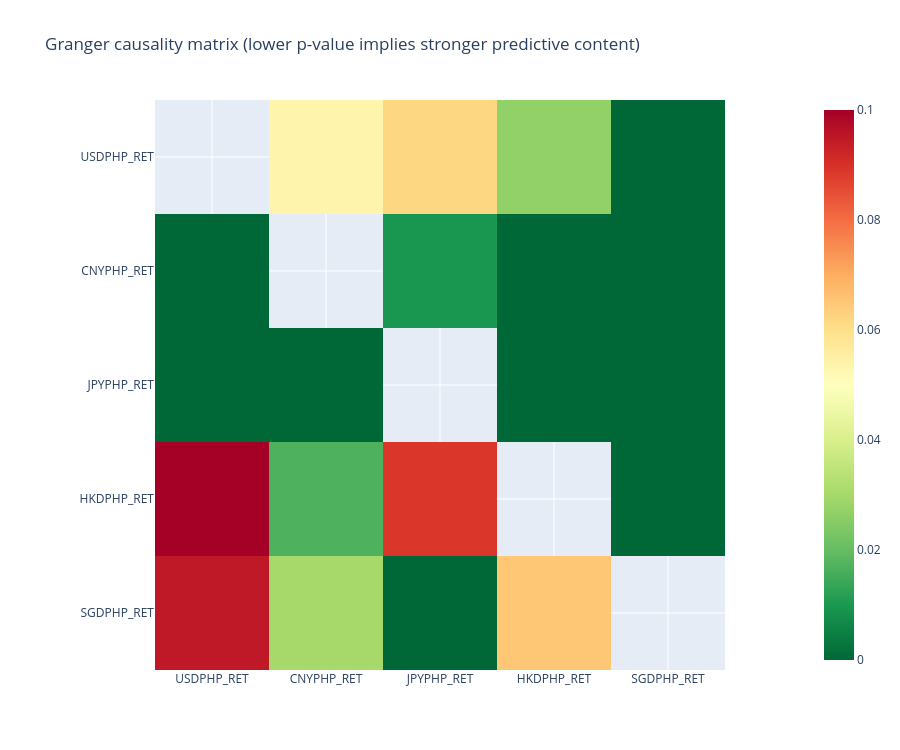

Write notebook code for a chart like this one.
### Markdown cell above
## 4) Granger Causality Network (minimum p-value over lags)

### Code cell
granger_mat = granger_causality_matrix(config, split='train', maxlag=min(5, config.get('var', {}).get('max_lags', 10)))
display(granger_mat)

save_table(granger_mat.reset_index().rename(columns={'index': 'Caused'}), diagnostics_dir / 'granger_min_pvalue_matrix.csv')

fig_granger = px.imshow(
    granger_mat,
    color_continuous_scale='RdYlGn_r',
    zmin=0,
    zmax=0.1,
    title='Granger causality matrix (lower p-value implies stronger predictive content)'
)
fig_granger.update_layout(width=900, height=750)
fig_granger.show()
fig_granger.write_html(str(diagnostics_dir / 'granger_heatmap.html'))

### Figure 1 — Plotly figure (JSON) as saved in the notebook; plotly's stock layout.template omitted (floating-point values rounded to 4 significant figures)
{"data": [{"coloraxis": "coloraxis", "hovertemplate": "x: %{x}<br>y: %{y}<br>color: %{z}<extra></extra>", "name": "0", "type": "heatmap", "x": ["USDPHP_RET", "CNYPHP_RET", "JPYPHP_RET", "HKDPHP_RET", "SGDPHP_RET"], "xaxis": "x", "y": ["USDPHP_RET", "CNYPHP_RET", "JPYPHP_RET", "HKDPHP_RET", "SGDPHP_RET"], "yaxis": "y", "z": [[NaN, 0.05368, 0.06189, 0.02691, 2.275e-28], [8.67e-12, NaN, 0.009678, 6.362e-12, 3.333e-20], [1.218e-12, 2.469e-05, NaN, 9.537e-14, 1.49e-23], [0.2942, 0.01682, 0.08901, NaN, 1.375e-25], [0.09477, 0.03008, 3.304e-05, 0.065, NaN]]}], "layout": {"coloraxis": {"cmax": 0.1, "cmin": 0, "colorscale": [[0, "rgb(0,104,55)"], [0.1, "rgb(26,152,80)"], [0.2, "rgb(102,189,99)"], [0.3, "rgb(166,217,106)"], [0.4, "rgb(217,239,139)"], [0.5, "rgb(255,255,191)"], [0.6, "rgb(254,224,139)"], [0.7, "rgb(253,174,97)"], [0.8, "rgb(244,109,67)"], [0.9, "rgb(215,48,39)"], [1, "rgb(165,0,38)"]]}, "height": 750, "title": {"text": "Granger causality matrix (lower p-value implies stronger predictive content)"}, "width": 900, "xaxis": {"anchor": "y", "constrain": "domain", "domain": [0, 1], "scaleanchor": "y"}, "yaxis": {"anchor": "x", "autorange": "reversed", "constrain": "domain", "domain": [0, 1]}}}
